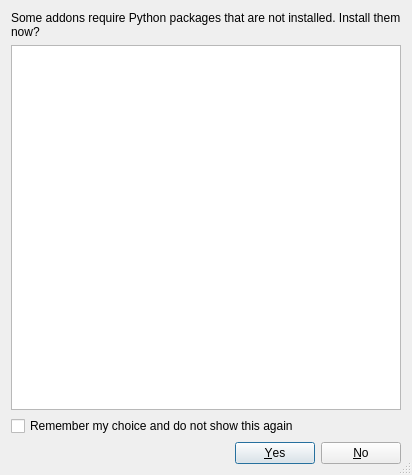
<?xml version="1.0" encoding="UTF-8"?>
<ui version="4.0">
 <class>PythonDependenciesQuestionDialog</class>
 <widget class="QDialog" name="PythonDependenciesQuestionDialog">
  <property name="geometry">
   <rect>
    <x>0</x>
    <y>0</y>
    <width>412</width>
    <height>475</height>
   </rect>
  </property>
  <property name="windowTitle">
   <string>Install missing dependencies?</string>
  </property>
  <property name="sizeGripEnabled">
   <bool>true</bool>
  </property>
  <property name="modal">
   <bool>false</bool>
  </property>
  <layout class="QVBoxLayout" name="verticalLayout">
   <item>
    <widget class="QLabel" name="label">
     <property name="text">
      <string>&lt;html&gt;&lt;head/&gt;&lt;body&gt;&lt;p&gt;Some addons require Python packages that are not installed. Install them now?&lt;/p&gt;&lt;/body&gt;&lt;/html&gt;</string>
     </property>
     <property name="wordWrap">
      <bool>true</bool>
     </property>
    </widget>
   </item>
   <item>
    <widget class="QTableWidget" name="tableWidget"/>
   </item>
   <item>
    <widget class="QCheckBox" name="checkBox">
     <property name="text">
      <string>Remember my choice and do not show this again</string>
     </property>
    </widget>
   </item>
   <item>
    <widget class="QDialogButtonBox" name="buttonBox">
     <property name="orientation">
      <enum>Qt::Orientation::Horizontal</enum>
     </property>
     <property name="standardButtons">
      <set>QDialogButtonBox::StandardButton::No|QDialogButtonBox::StandardButton::Yes</set>
     </property>
    </widget>
   </item>
  </layout>
 </widget>
 <resources/>
 <connections>
  <connection>
   <sender>buttonBox</sender>
   <signal>accepted()</signal>
   <receiver>PythonDependenciesQuestionDialog</receiver>
   <slot>accept()</slot>
   <hints>
    <hint type="sourcelabel">
     <x>248</x>
     <y>254</y>
    </hint>
    <hint type="destinationlabel">
     <x>157</x>
     <y>274</y>
    </hint>
   </hints>
  </connection>
  <connection>
   <sender>buttonBox</sender>
   <signal>rejected()</signal>
   <receiver>PythonDependenciesQuestionDialog</receiver>
   <slot>reject()</slot>
   <hints>
    <hint type="sourcelabel">
     <x>316</x>
     <y>260</y>
    </hint>
    <hint type="destinationlabel">
     <x>286</x>
     <y>274</y>
    </hint>
   </hints>
  </connection>
 </connections>
</ui>
